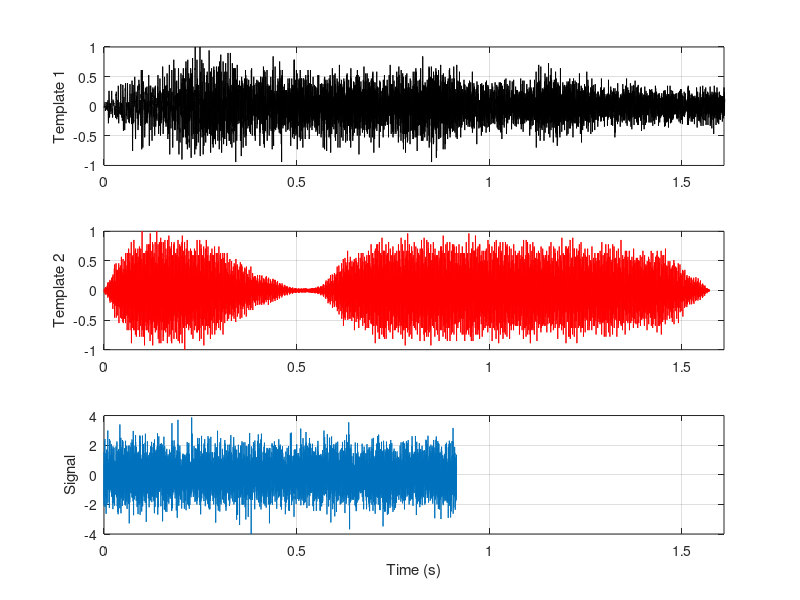
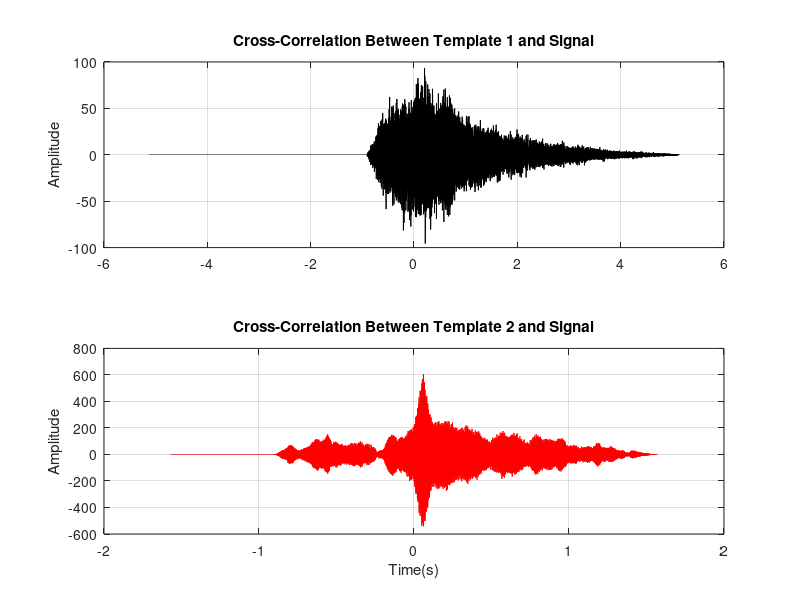

Source code (MATLAB) for these figures, in order: (Note: this script raises an error after producing the figures.)
%% 比较具有不同采样率的信号
% 假设有一个音频信号数据库和一个模式匹配应用程序，您需要在歌曲播放时识别该歌曲。数据通常以低采样率存储，以占用较少的内存。
load relatedsig
%%
figure
ax(1) = subplot(3,1,1);
plot((0:numel(T1)-1)/Fs1,T1,"k")    % numel求数组元素的数目。以低采样率存储，以占用较少的内存
ylabel("Template 1")
grid on
ax(2) = subplot(3,1,2); 
plot((0:numel(T2)-1)/Fs2,T2,"r")
ylabel("Template 2")
grid on
ax(3) = subplot(3,1,3); 
plot((0:numel(S)-1)/Fs,S)
ylabel("Signal")
grid on
xlabel("Time (s)")
linkaxes(ax(1:3),"x")
axis([0 1.61 -4 4])
%% 
% 长度不同使您无法计算两个信号之间的差，但这可以通过提取信号的共同部分来轻松解决。此外，并不始终需要对长度进行均衡化处理。
% 不同长度的信号之间可以执行互相关，但必须确保它们具有相同的采样率。最安全的做法是以较低的采样率对信号进行重采样。
% resample 函数在重采样过程中对信号应用一个抗混叠（低通）FIR 滤波器。
[P1,Q1] = rat(Fs/Fs1);          % Rational fraction approximation
[P2,Q2] = rat(Fs/Fs2);          % Rational fraction approximation
T1 = resample(T1,P1,Q1);        % Change sample rate by rational factor
T2 = resample(T2,P2,Q2);        % Change sample rate by rational factor
%% 在测量值中查找信号
[C1,lag1] = xcorr(T1,S);        
[C2,lag2] = xcorr(T2,S);        

figure
ax(1) = subplot(2,1,1); 
plot(lag1/Fs,C1,"k")
ylabel("Amplitude")
grid on
title("Cross-Correlation Between Template 1 and Signal")
ax(2) = subplot(2,1,2); 
plot(lag2/Fs,C2,"r")
ylabel("Amplitude") 
grid on
title("Cross-Correlation Between Template 2 and Signal")
xlabel("Time(s)") 
axis(ax(1:2),[-1.5 1.5 -700 700])







